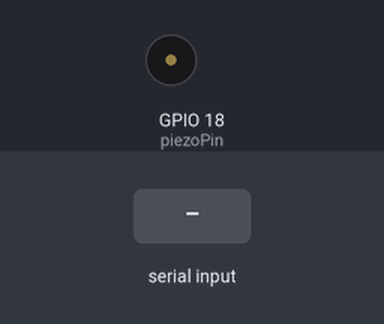
The program below on a simulated Raspberry Pi (BCM pin numbers). Shown: buzzer (waves = sounding). Inputs (shaded band) come from the test bench. What the program prints to the terminal is not drawn. At 3.3 s the program stops and its outputs stay as they are.

Above: at 1.2 s.
1.3 s: "1" typed at the terminal, then Enter
At 1.7 s:
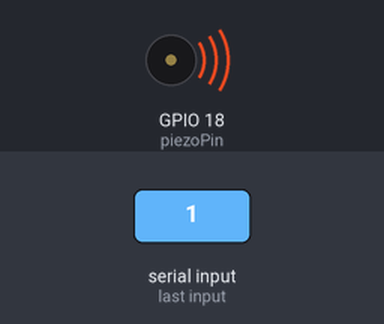
3.3 s: "q" typed at the terminal, then Enter
Timing chart, 0 to 4.8 s (numbered marks = the images above; inputs shaded):
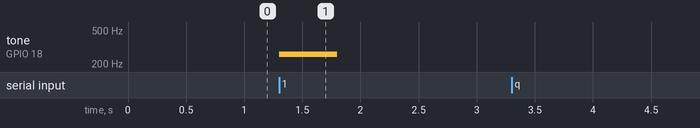

The program:

buzzer_piano.py
```python
import RPi.GPIO as GPIO
import time

piezoPin = 18

GPIO.setmode(GPIO.BCM)
GPIO.setup(piezoPin, GPIO.OUT)

sound = GPIO.PWM(piezoPin, 440)

note_freq = {
    '1': 261.63,
    '2': 293.66,
    '3': 329.63,
    '4': 349.23,
    '5': 392.00,
    '6': 440.00,
    '7': 493.88,
    '8': 523.25,
}

try:
    sound.start(0)
    while True:
        key = input("1~8 중에 누르고 enter, 종료시 Q/q\n").lower()
        if key == 'q':
            break
        if key in note_freq:
            freq = note_freq[key]
            sound.ChangeFrequency(freq)
            sound.ChangeDutyCycle(50)
            time.sleep(0.5)
            sound.ChangeDutyCycle(0)
        else:
            print("1~8 사이 값을 입력해주세요.\n")

except KeyboardInterrupt:
    print("end...")

finally:
    sound.stop()
    GPIO.cleanup()
```

Measured:
- after the input at 1.3 s, tone on GPIO 18 (piezoPin): silent → 261 Hz at once, → silent 0.50 s later
- after the input at 3.3 s, every drawn part: stays the same
